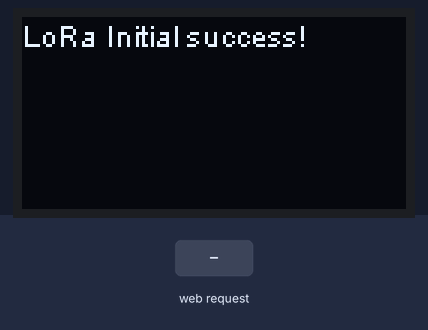
Recording of a sketch running on a simulated ESP32. On the bench: 128×64 one-colour display. The inputs (shaded band) are chosen by the test bench. WiFi joins after 1.5 s; servers stay silent unless stated; what the sketch prints to the serial monitor is not drawn.

Above: at 3.0 s.
3.1 s: HTTP request GET /ON received
At 4.3 s:
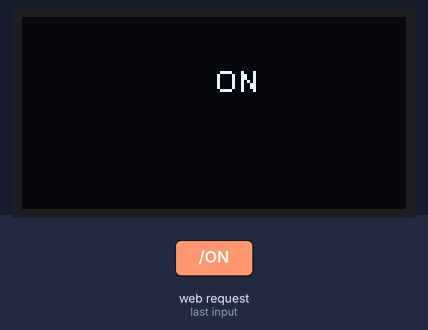
4.6 s: HTTP request GET /OFF received
At 5.5 s:
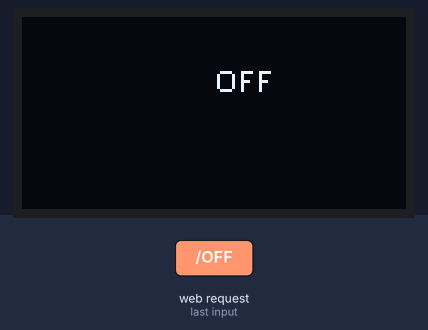
Timing chart, 0 to 7.6 s (numbered marks = the images above; inputs shaded):
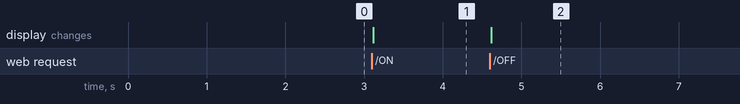

Measured:
- after the input at 3.1 s, the display: changes at once (image 1)
- after the input at 4.6 s, the display: changes at once (image 2)

The sketch:

esp32_exerc1.ino
```cpp
#include <WiFi.h>
#include "heltec.h"

const char* ssid     = "Nome"; //define nome da rede wifi
const char* password = "Senha"; //define senha da rede wifi

WiFiServer server(80);

void setup()
{
   Serial.begin(115200);
   Heltec.begin(true /*DisplayEnable Enable*/, true /*LoRa Enable*/, true /*Serial Enable*/); //inicializa a placa
   Heltec.display->clear(); //limpa tela display
    delay(10);

    Serial.print("Conectando-se a ");
    Serial.println(ssid); //mostra rede

    WiFi.begin(ssid, password); //inicializa wifi

    while (WiFi.status() != WL_CONNECTED) {
        delay(500);
        Serial.print(".");
    }
    Serial.println("WiFi conectado. Endereço de IP:");
    Serial.println(WiFi.localIP());//mostra endereço ip

    server.begin();//inicia o server


}


void loop(){

  //Código exemplo do IDE para wifi server com algumas modificações
 WiFiClient client = server.available();   // procura por clientes

  if (client) {                             // se houver um cliente
    Serial.println("Novo Cliente.");        // ele vai informar no monitor serial
    String currentLine = "";                // e criar uma string para armazenar dado ele
    while (client.connected()) {            // enquanto o cliente estivr conectado
      if (client.available()) {             // se houver alguma informação do cliente ela será lida
        char c = client.read();             // e então escrita no monitor serial
        Serial.write(c);
        if (c == '\n') {


          // ao final do pedido do cliente a seguinte mensagem será escrita
          if (currentLine.length() == 0) {
            client.println("HTTP/1.1 200 OK");
            client.println("Content-type:text/html");
            client.println();

            client.print("<br> Clique em <a href=\"/ON\"> ligado</a>, para escrever ON no display.");
            client.print("<br>Clique em <a href=\"/OFF\"> desligado</a>, para escrever OFF no display.");

            client.println();

            break;
          } else {
            currentLine = "";
          }
        } else if (c != '\r') {
          currentLine += c;
        }

        // se o cliente clicou em 'ligado' será escrito na tela do ESP32 ON
        if (currentLine.endsWith("GET /ON")) {
            Heltec.display->clear();
            //Heltec.display->setFont(ArialMT_Plain_10);
            Heltec.display->drawString(64, 15, "ON");
            Heltec.display->display();
          }
         // se o cliente clicou em 'desligado' será escrito na tela do ESP32 OFF
        if (currentLine.endsWith("GET /OFF")) {
            Heltec.display->clear();
            //Heltec.display->setFont(ArialMT_Plain_10);
            Heltec.display->drawString(64, 15, "OFF");
            Heltec.display->display();
        }
      }
    }
    // aqui fecha a conexão
    client.stop();
    Serial.println("Cliente desconectado.");
  }
}
```
